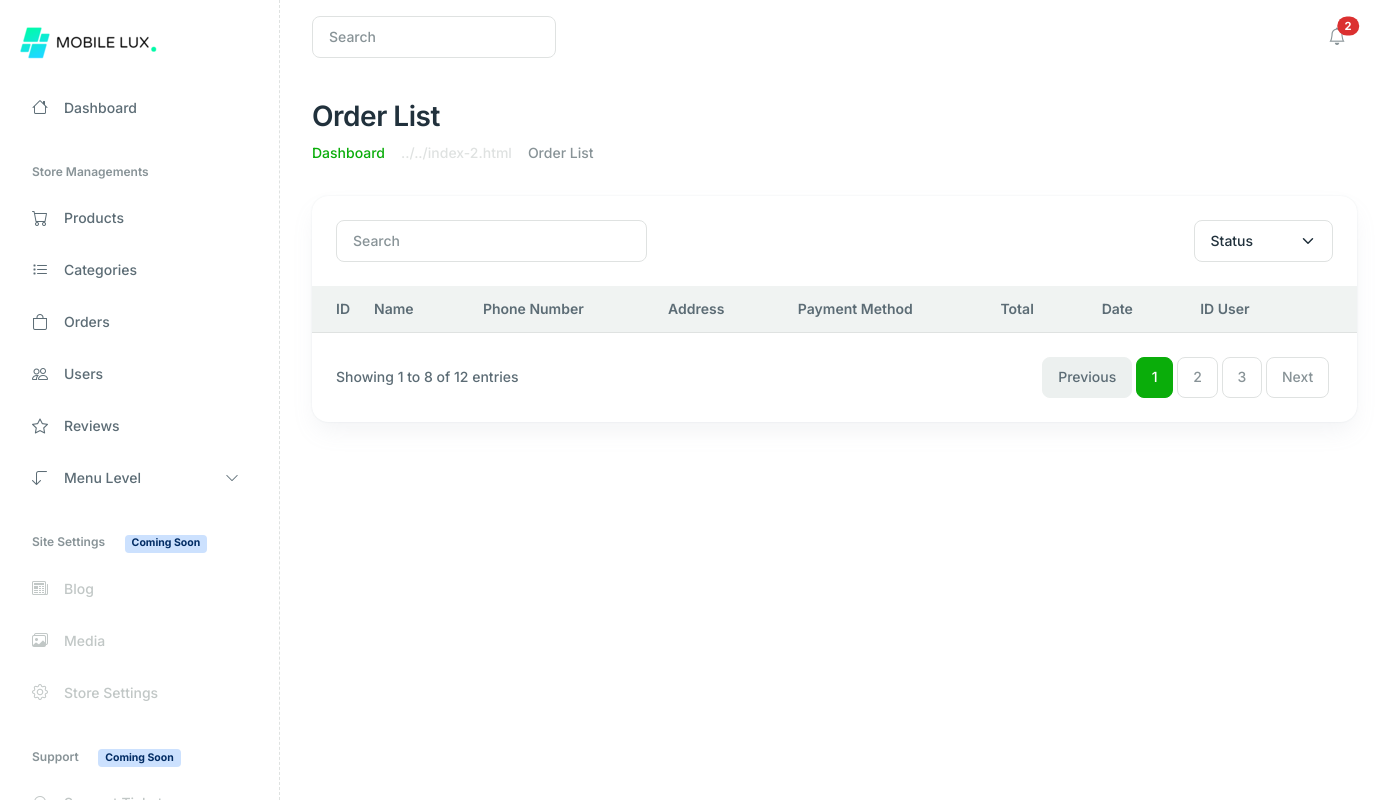
Before: /admin/index.php?act=list_order with the older database file.
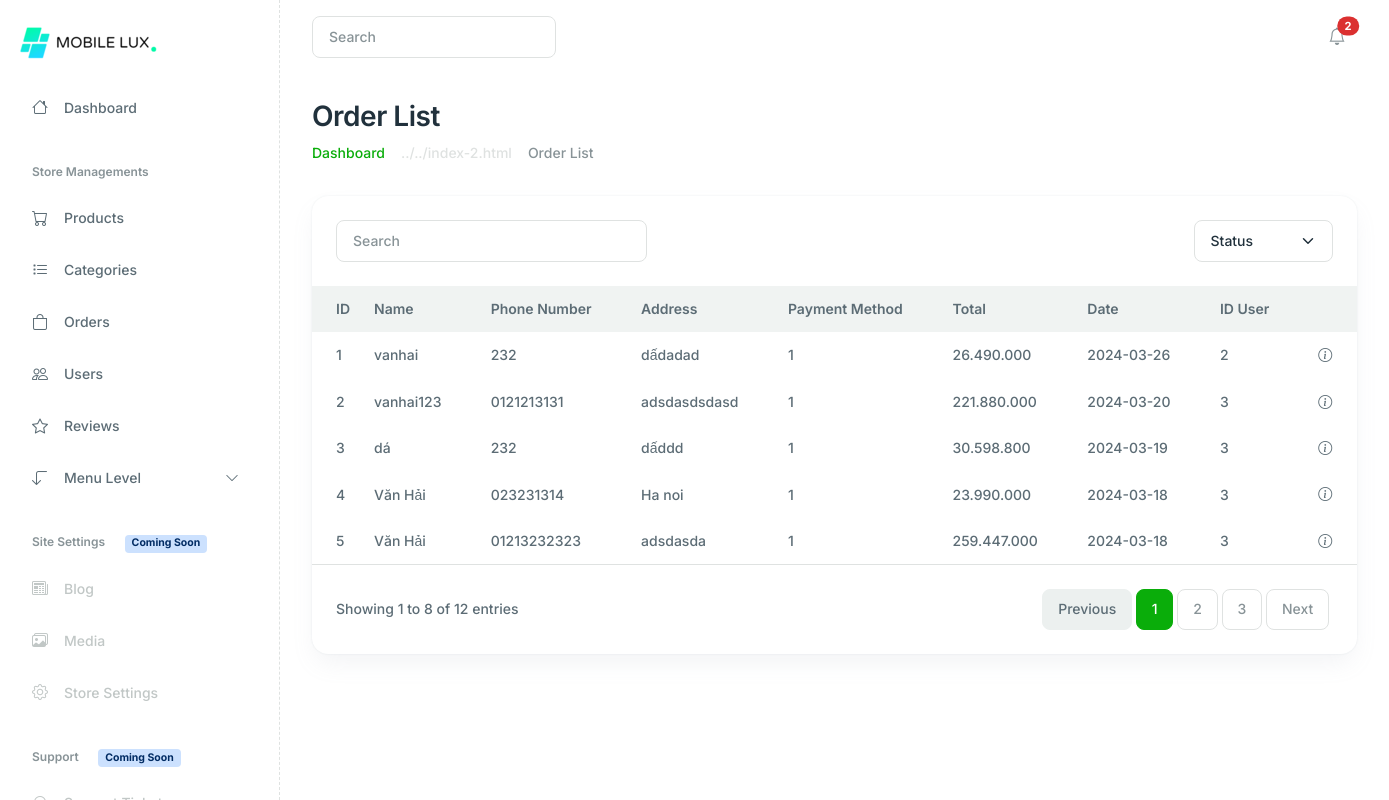
After: the same page with the newer database file.
### tables this page shows
CREATE TABLE `order` (
  `id` int(11) NOT NULL,
  `name` varchar(255) NOT NULL,
  `phone` varchar(11) NOT NULL,
  `address` varchar(255) NOT NULL,
  `pay_method` tinyint(2) NOT NULL COMMENT '1. Thanh toan khi nhan han\r\n2. Thanh toan online',
  `total` int(11) NOT NULL,
  `date` date NOT NULL,
  `status` tinyint(5) NOT NULL COMMENT '1. Dang duyet\r\n2. Da xac nhan\r\n3. Dang van chuyen\r\n4. Hoan thanh',
  `id_user` int(11) NOT NULL
);

### models/pdo.php (called while the page is built, shortened)
<?php
function pdo_get_connection()
{
    $servername = "localhost";
    $username = "root";
    $password = "";
    try {
        $conn = new PDO("mysql:host=$servername;dbname=db_mobilelux", $username, $password);
        $conn->setAttribute(PDO::ATTR_ERRMODE, PDO::ERRMODE_EXCEPTION);
        return $conn;
    } catch (PDOException $e) {
        echo "Connection failed: " . $e->getMessage();
    }
}
function pdo_query($sql)
{
    $sql_args = array_slice(func_get_args(), 1);
    try {
        $conn = pdo_get_connection();
        $stmt = $conn->prepare($sql);
        $stmt->execute($sql_args);
        $rows = $stmt->fetchAll();
        return $rows;
    } catch (PDOException $e) {
        throw $e;
    } finally {
        unset($conn);
    }
}

### models/order.php (called while the page is built, shortened)
<?php
function loadall_order() {
    $sql = "SELECT * FROM `order` WHERE 1 ORDER BY `id` DESC";
    $listOrder = pdo_query($sql);
    return $listOrder;
}

### admin/order/list.php (the view, shortened to what the changed rows need)
<div class="main-wrapper">
    <main class="main-content-wrapper">
        <div class="container">
            <div class="row mb-8">
                <div class="col-md-12">
                    <div>
                        <h2>Order List</h2>
                    </div>
                </div>
            </div>
            <div class="row">
                <div class="col-xl-12 col-12 mb-5">
                    <div class="card h-100 card-lg">
                        <div class="card-body p-0">
                            <div class="table-responsive">
                                <table class="table table-centered table-hover text-nowrap table-borderless mb-0 table-with-checkbox">
                                    <thead class="bg-light">
                                        <tr>
                                            <th>ID</th>
                                            <th>Name</th>
                                            <th>Phone Number</th>
                                            <th>Address</th>
                                            <th>Payment Method</th>
                                            <th>Total</th>
                                            <th>Date</th>
                                            <th>ID User</th>
                                            <th></th>
                                        </tr>
                                    </thead>
                                    <tbody>
                                        <?php foreach ($listOrder as $key => $value) {
                                            extract($value);
                                        ?>
                                        <tr>
                                            <td><?= $key + 1 ?></td>
                                            <td><?= $value['name'] ?></td>
                                            <td><?= $value['phone'] ?></td>
                                            <td><?= $value['address'] ?></td>
                                            <td><?= $value['pay_method'] ?></td>
                                            <td><?= number_format($value['total'], 0, '.', '.') ?></td>
                                            <td><?= $value['date'] ?></td>
                                            <td><?= $value['id_user'] ?></td>
                                            <td>
                                                <a href="?act=orders_detail&id=<?= $value['id'] ?>" class="text-reset" aria-expanded="false">
                                                    <i class="bi bi-info-circle"></i>
                                                </a>
                                            </td>
                                        </tr>
                                        <?php } ?>
                                    </tbody>
                                </table>
                            </div>
                        </div>
                    </div>
                </div>
            </div>
        </div>
    </main>

Changed rows visible on the page:
added order: name "vanhai", phone "232", address "dấdadad", pay_method "1", total "26.490.000", date "2024-03-26", id_user "2"
added order: name "vanhai123", phone "0121213131", address "adsdasdsdasd", pay_method "1", total "221.880.000", date "2024-03-20", id_user "3"
added order: name "dá", phone "232", address "dấddd", pay_method "1", total "30.598.800", date "2024-03-19", id_user "3"
added order: name "Văn Hải", phone "023231314", address "Ha noi", pay_method "1", total "23.990.000", date "2024-03-18", id_user "3"
added order: name "Văn Hải", phone "01213232323", address "adsdasda", pay_method "1", total "259.447.000", date "2024-03-18", id_user "3"
